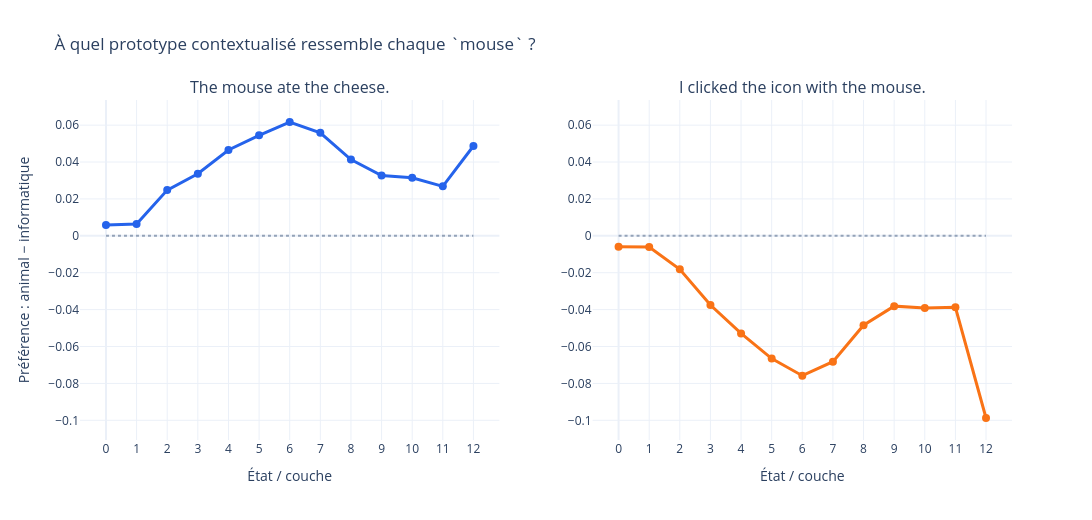

The notebook cell this image was saved under:
### Markdown cell above
## Expérience 4 — Une sonde sémantique contextualisée pour `mouse`

Comme pour `avocat`, nous construisons deux prototypes à partir de phrases contenant toutes le même token `mouse` :

- 🐭 plusieurs emplois désignant l'animal ;
- 🖱️ plusieurs emplois désignant le périphérique informatique.

Le score affiché est **affinité animale − affinité informatique** : positif vers l'animal, négatif vers l'informatique. Il s'agit d'une sonde descriptive, pas d'une preuve que cet axe correspond exactement à un concept interne du modèle.

### Code cell
mouse_prototypes = {
    "🐭 Animal": [
        "A small mouse ran through the house.",
        "The cat chased the mouse.",
        "The mouse hid under the table.",
    ],
    "🖱️ Informatique": [
        "She moved the pointer with the mouse.",
        "This wireless mouse connects to the computer.",
        "He used the mouse to select the file.",
    ],
}

def mouse_contextual_trajectory(sentence):
    encoded, _, _, indices = prepare(sentence, "mouse")
    with torch.inference_mode():
        inputs = {name: value.to(device) for name, value in encoded.items()}
        output = model(**inputs, output_hidden_states=True, return_dict=True)
    return torch.stack([
        state[0, indices, :].mean(dim=0).cpu()
        for state in output.hidden_states
    ])

mouse_prototype_states = {
    family: torch.stack([mouse_contextual_trajectory(sentence)
                         for sentence in examples]).mean(dim=0)
    for family, examples in mouse_prototypes.items()
}
mouse_scores = {
    context: {
        family: cosine_similarity(trajectory, prototype, dim=1).numpy()
        for family, prototype in mouse_prototype_states.items()
    }
    for context, trajectory in mouse_trajectories.items()
}

animal, computer = mouse_prototypes
mouse_preferences = {context: scores[animal] - scores[computer]
                     for context, scores in mouse_scores.items()}
fig = make_subplots(rows=1, cols=2, subplot_titles=list(mouse_sentences.values()))
for col, context in enumerate(contexts, start=1):
    hover = [[labels[i], mouse_scores[context][animal][i],
              mouse_scores[context][computer][i]] for i in layers]
    fig.add_trace(go.Scatter(
        x=layers, y=mouse_preferences[context], mode="lines+markers",
        name=context, showlegend=False, line=dict(color=colors[context], width=3),
        marker=dict(size=8), customdata=hover,
        hovertemplate=("<b>%{customdata[0]}</b><br>" +
                       "Animal=%{customdata[1]:.4f}<br>" +
                       "Informatique=%{customdata[2]:.4f}<br>" +
                       "Préférence=%{y:+.4f}<extra></extra>"),
    ), row=1, col=col)
    fig.add_trace(go.Scatter(
        x=[layers.min(), layers.max()], y=[0, 0], mode="lines",
        line=dict(color="#94a3b8", dash="dot"),
        showlegend=False, hoverinfo="skip",
    ), row=1, col=col)

fig.update_xaxes(title_text="État / couche", dtick=1)
fig.update_yaxes(title_text="Préférence : animal − informatique", col=1)
fig.update_yaxes(matches="y", col=2)
fig.update_layout(
    template="plotly_white", height=520, width=1200, hovermode="x unified",
    title="À quel prototype contextualisé ressemble chaque `mouse` ?",
)
fig.show()

### Figure 1 — Plotly figure (JSON) as saved in the notebook; plotly's stock layout.template omitted (floating-point values rounded to 4 significant figures)
{"data": [{"customdata": [["Représentation initiale", 0.9874, 0.9816], ["Couche 1", 0.9886, 0.9822], ["Couche 2", 0.9757, 0.9509], ["Couche 3", 0.9681, 0.9344], ["Couche 4", 0.9689, 0.9223], ["Couche 5", 0.9667, 0.9122], ["Couche 6", 0.9705, 0.9089], ["Couche 7", 0.9748, 0.919], ["Couche 8", 0.9838, 0.9425], ["Couche 9", 0.9871, 0.9544], ["Couche 10", 0.9883, 0.9568], ["Couche 11", 0.9803, 0.9534], ["Couche 12", 0.8787, 0.8301]], "hovertemplate": "<b>%{customdata[0]}</b><br>Animal=%{customdata[1]:.4f}<br>Informatique=%{customdata[2]:.4f}<br>Préférence=%{y:+.4f}<extra></extra>", "line": {"color": "#2563eb", "width": 3}, "marker": {"size": 8}, "mode": "lines+markers", "name": "🐭 Animal", "showlegend": false, "type": "scatter", "x": [0, 1, 2, 3, 4, 5, 6, 7, 8, 9, 10, 11, 12], "xaxis": "x", "y": [0.005809, 0.006393, 0.02479, 0.03364, 0.04654, 0.05447, 0.0617, 0.05586, 0.04134, 0.03264, 0.03151, 0.02682, 0.04867], "yaxis": "y"}, {"hoverinfo": "skip", "line": {"color": "#94a3b8", "dash": "dot"}, "mode": "lines", "showlegend": false, "type": "scatter", "x": [0, 12], "xaxis": "x", "y": [0, 0], "yaxis": "y"}, {"customdata": [["Représentation initiale", 0.9779, 0.9838], ["Couche 1", 0.9734, 0.9794], ["Couche 2", 0.9474, 0.9656], ["Couche 3", 0.9232, 0.9608], ["Couche 4", 0.9077, 0.9606], ["Couche 5", 0.8971, 0.9636], ["Couche 6", 0.8928, 0.9686], ["Couche 7", 0.8987, 0.9669], ["Couche 8", 0.9273, 0.9758], ["Couche 9", 0.9418, 0.98], ["Couche 10", 0.9414, 0.9805], ["Couche 11", 0.9398, 0.9786], ["Couche 12", 0.7951, 0.8939]], "hovertemplate": "<b>%{customdata[0]}</b><br>Animal=%{customdata[1]:.4f}<br>Informatique=%{customdata[2]:.4f}<br>Préférence=%{y:+.4f}<extra></extra>", "line": {"color": "#f97316", "width": 3}, "marker": {"size": 8}, "mode": "lines+markers", "name": "🖱️ Computer", "showlegend": false, "type": "scatter", "x": [0, 1, 2, 3, 4, 5, 6, 7, 8, 9, 10, 11, 12], "xaxis": "x2", "y": [-0.00593, -0.006032, -0.01816, -0.03753, -0.05289, -0.06654, -0.07581, -0.06822, -0.04845, -0.03811, -0.03908, -0.03875, -0.09875], "yaxis": "y2"}, {"hoverinfo": "skip", "line": {"color": "#94a3b8", "dash": "dot"}, "mode": "lines", "showlegend": false, "type": "scatter", "x": [0, 12], "xaxis": "x2", "y": [0, 0], "yaxis": "y2"}], "layout": {"annotations": [{"font": {"size": 16}, "showarrow": false, "text": "The mouse ate the cheese.", "x": 0.225, "xanchor": "center", "xref": "paper", "y": 1, "yanchor": "bottom", "yref": "paper"}, {"font": {"size": 16}, "showarrow": false, "text": "I clicked the icon with the mouse.", "x": 0.775, "xanchor": "center", "xref": "paper", "y": 1, "yanchor": "bottom", "yref": "paper"}], "height": 520, "hovermode": "x unified", "title": {"text": "À quel prototype contextualisé ressemble chaque `mouse` ?"}, "width": 1200, "xaxis": {"anchor": "y", "domain": [0, 0.45], "dtick": 1, "title": {"text": "État / couche"}}, "xaxis2": {"anchor": "y2", "domain": [0.55, 1], "dtick": 1, "title": {"text": "État / couche"}}, "yaxis": {"anchor": "x", "domain": [0, 1], "title": {"text": "Préférence : animal − informatique"}}, "yaxis2": {"anchor": "x2", "domain": [0, 1], "matches": "y"}}}
